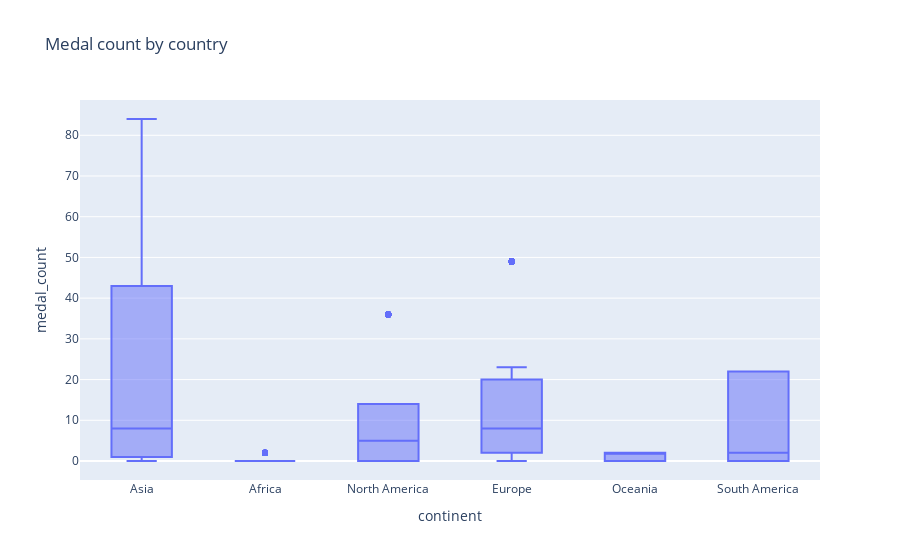

Write notebook code for a chart like this one.
### Markdown cell above
## 🎨&nbsp;&nbsp;Visualize the data 

I will begin with a boxplot to identify differences in the medal counts between continents.

First, I will need to create a column named `medal_count`. This column will represent the number of non-null values by country (i.e., the number of medals).

### Code cell
# Group by the team and calculate the number of medals earned
judo_data["medal_count"] = judo_data.groupby("team_clean")["medal"].transform(
    lambda x: x.notnull().sum()
)

# Create a boxplot of the medal count by continent
fig = px.box(judo_data, x="continent", y="medal_count", hover_data=["team_clean"], title="Medal count by country")
fig.show()

### Figure 1 — Plotly figure (JSON) as saved in the notebook; plotly's stock layout.template omitted (floating-point values rounded to 4 significant figures; data arrays with more than 128 entries replaced by an {"elided": "..."} marker saying what was removed)
{"data": [{"alignmentgroup": "True", "customdata": {"elided": "3801x1 str values"}, "hovertemplate": "continent=%{x}<br>medal_count=%{y}<br>team_clean=%{customdata[0]}<extra></extra>", "legendgroup": "", "marker": {"color": "#636efa"}, "name": "", "notched": false, "offsetgroup": "", "orientation": "v", "showlegend": false, "x": {"elided": "3801 str values"}, "x0": " ", "xaxis": "x", "y": {"elided": "3801 int values"}, "y0": " ", "yaxis": "y", "type": "box"}], "layout": {"xaxis": {"anchor": "y", "domain": [0, 1], "title": {"text": "continent"}}, "yaxis": {"anchor": "x", "domain": [0, 1], "title": {"text": "medal_count"}}, "legend": {"tracegroupgap": 0}, "title": {"text": "Medal count by country"}, "boxmode": "group"}}
